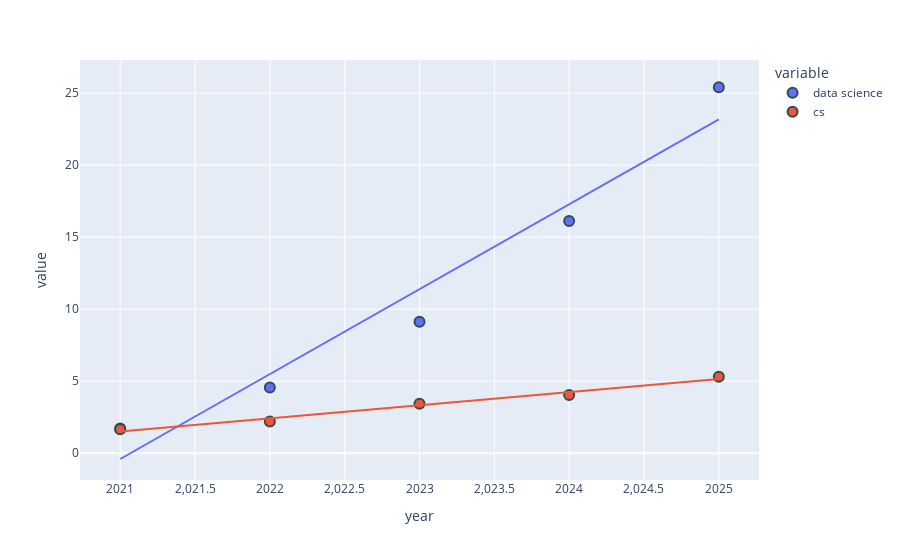

Notebook code cell kept with this figure:
### Code cell
# x and y given as DataFrame columns
import plotly.express as px
fig = px.scatter(df, x="year", y=["data science", "cs"], trendline='ols')
fig.update_traces(marker=dict(size=10,
                              line=dict(width=2,
                                        color='DarkSlateGrey')),
                  selector=dict(mode='markers'))
fig.show()

### Figure 1 — Plotly figure (JSON) as saved in the notebook; plotly's stock layout.template omitted (floating-point values rounded to 4 significant figures)
{"data": [{"hovertemplate": "variable=data science<br>year=%{x}<br>value=%{y}<extra></extra>", "legendgroup": "data science", "marker": {"color": "#636efa", "line": {"color": "DarkSlateGrey", "width": 2}, "size": 10, "symbol": "circle"}, "mode": "markers", "name": "data science", "orientation": "v", "showlegend": true, "type": "scatter", "x": [2021, 2022, 2023, 2024, 2025], "xaxis": "x", "y": [1.719, 4.561, 9.123, 16.13, 25.42], "yaxis": "y"}, {"hovertemplate": "<b>OLS trendline</b><br>value = 5.89661 * year + -11917.4<br>R<sup>2</sup>=0.953838<br><br>variable=data science<br>year=%{x}<br>value=%{y} <b>(trend)</b><extra></extra>", "legendgroup": "data science", "marker": {"color": "#636efa", "symbol": "circle"}, "mode": "lines", "name": "data science", "showlegend": false, "type": "scatter", "x": [2021, 2022, 2023, 2024, 2025], "xaxis": "x", "y": [-0.4028, 5.494, 11.39, 17.29, 23.18], "yaxis": "y"}, {"hovertemplate": "variable=cs<br>year=%{x}<br>value=%{y}<extra></extra>", "legendgroup": "cs", "marker": {"color": "#EF553B", "line": {"color": "DarkSlateGrey", "width": 2}, "size": 10, "symbol": "circle"}, "mode": "markers", "name": "cs", "orientation": "v", "showlegend": true, "type": "scatter", "x": [2021, 2022, 2023, 2024, 2025], "xaxis": "x", "y": [1.669, 2.198, 3.428, 4.048, 5.304], "yaxis": "y"}, {"hovertemplate": "<b>OLS trendline</b><br>value = 0.912085 * year + -1841.82<br>R<sup>2</sup>=0.982917<br><br>variable=cs<br>year=%{x}<br>value=%{y} <b>(trend)</b><extra></extra>", "legendgroup": "cs", "marker": {"color": "#EF553B", "symbol": "circle"}, "mode": "lines", "name": "cs", "showlegend": false, "type": "scatter", "x": [2021, 2022, 2023, 2024, 2025], "xaxis": "x", "y": [1.505, 2.417, 3.33, 4.242, 5.154], "yaxis": "y"}], "layout": {"legend": {"title": {"text": "variable"}, "tracegroupgap": 0}, "margin": {"t": 60}, "xaxis": {"anchor": "y", "domain": [0, 1], "title": {"text": "year"}}, "yaxis": {"anchor": "x", "domain": [0, 1], "title": {"text": "value"}}}}
